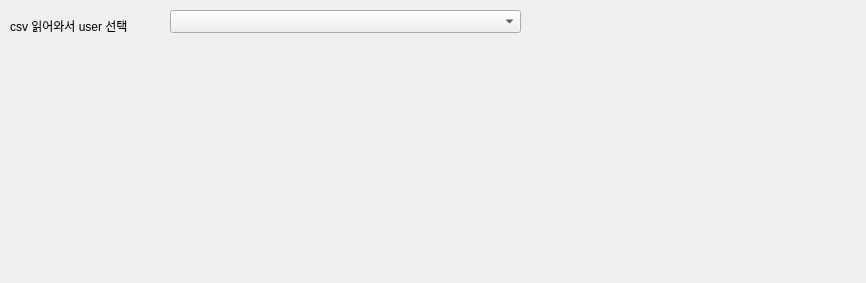
<?xml version="1.0" encoding="UTF-8"?>
<ui version="4.0">
 <class>Form</class>
 <widget class="QWidget" name="Form">
  <property name="geometry">
   <rect>
    <x>0</x>
    <y>0</y>
    <width>866</width>
    <height>283</height>
   </rect>
  </property>
  <property name="windowTitle">
   <string>Form</string>
  </property>
  <widget class="QLabel" name="label">
   <property name="geometry">
    <rect>
     <x>10</x>
     <y>10</y>
     <width>181</width>
     <height>31</height>
    </rect>
   </property>
   <property name="text">
    <string>csv 읽어와서 user 선택</string>
   </property>
  </widget>
  <widget class="QComboBox" name="comboBox">
   <property name="geometry">
    <rect>
     <x>170</x>
     <y>10</y>
     <width>351</width>
     <height>23</height>
    </rect>
   </property>
  </widget>
 </widget>
 <resources/>
 <connections/>
</ui>
